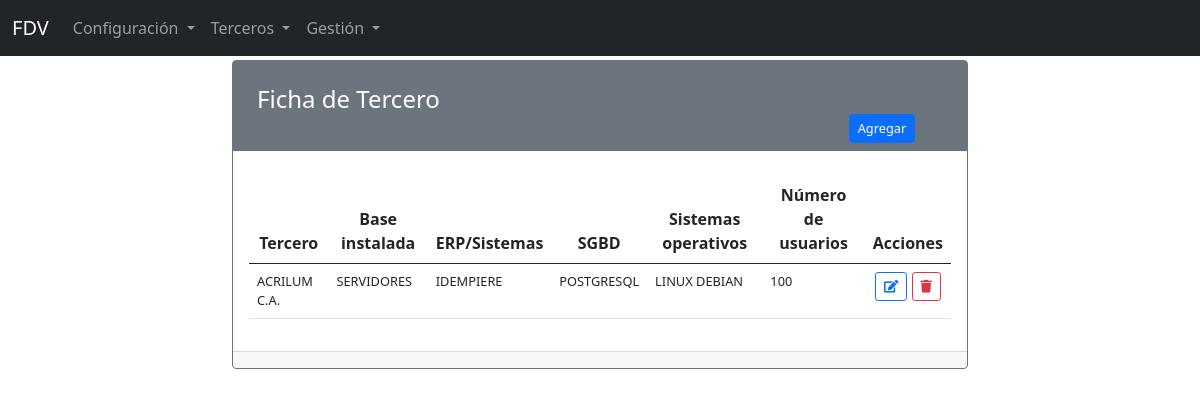
The app's page /fdv/ficha with its own data.
### apps/fdv/models.py (models this page shows, shortened)
class Ficha(models.Model):
    id = models.BigAutoField(primary_key=True)
    terceros = models.OneToOneField(Tercero, on_delete=models.PROTECT)
    base_instalada = models.TextField(
        verbose_name="Base instalada", null=False, blank=False)
    erps = models.TextField(verbose_name="ERP/Sistema",
                            null=False, blank=False)
    dbms = models.TextField(
        verbose_name="Manejador(es) de base de datos", null=False, blank=False)
    osystems = models.TextField(
        verbose_name="Sistemas operativos", null=False, blank=False)
    num_usuarios = models.IntegerField(
        verbose_name="Número de usuarios", null=False, blank=False)
    notas = models.TextField(verbose_name="Notas", null=False, blank=False)
    created_at = models.DateTimeField(auto_now=True)
    updated_at = models.DateTimeField(auto_now_add=True)
    class Meta:
        db_table = "fichas"
        verbose_name = "Ficha"
        verbose_name_plural = "Fichas"
        ordering = ["terceros"]

### apps/terceros/models.py (models this page shows, shortened)
class Tercero(models.Model):
    id = models.BigAutoField(primary_key=True)
    nombre = models.CharField(verbose_name="Nombre",
                              max_length=70, null=False, blank=True, unique=True)
    nombre_juridico = models.CharField(
        verbose_name="Nombre jurídico", max_length=100, null=False, blank=True, unique=True)
    direccion = models.CharField(
        verbose_name="Dirección", max_length=200, null=False, blank=True)
    rif = models.CharField(
        verbose_name="RIF", max_length=10, null=False, blank=True, unique=True)
    nit = models.CharField(verbose_name="NIT", max_length=10,
                           null=True, blank=True)
    telefono = models.CharField(
        verbose_name="Teléfono(s)", max_length=80, null=False, blank=True)
    email = models.EmailField(verbose_name="E-mail", max_length=250, null=True, blank=True)
    web = models.URLField(verbose_name="Sitio web", max_length=250, null=True, blank=True)
    tipocapital = models.ForeignKey(
        TipoCapital, on_delete=models.PROTECT, verbose_name="Tipo de capital")
    ciudad = models.ForeignKey(
        Ciudad, on_delete=models.PROTECT, verbose_name="Ciudad")
    zona = models.ForeignKey(
        Zona, on_delete=models.PROTECT, verbose_name="Zona")
    """ ramo = models.ForeignKey(Ramo, on_delete=models.PROTECT, default=0, verbose_name="Ramo") """
    descripcion_actividad = models.TextField(
        verbose_name="Descripción de la actividad", blank=True, null=True)
    tamano_empresa = models.ForeignKey(
        TamanoEmpresa, on_delete=models.PROTECT, default=0, verbose_name="Tamaño de empresa")
    tipo_empresa = models.ForeignKey(
        TipoEmpresa, on_delete=models.PROTECT, default=0, verbose_name="Tipo de empresa")
    tipo_tercero = models.ForeignKey(
        TipoTercero, on_delete=models.PROTECT, default=1, verbose_name="Tipo de tercero")
    vendedor = models.ForeignKey(
        Vendedor, on_delete=models.PROTECT, verbose_name="Vendedor")
    created_at = models.DateTimeField(auto_now=True)
    updated_at = models.DateTimeField(auto_now_add=True)
    class Meta:
        db_table = "terceros"
        verbose_name = "Tercero"
        verbose_name_plural = "Terceros"
        ordering = ["nombre"]

### apps/fdv/views.py (the view)
# urls.py: path('ficha', FichaIndex.as_view(), name='ficha-index'),
class FichaIndex(ListView):
    template_name = 'fdv/ficha/ficha_index.html'
    model = Ficha
    paginate_by = 7
    context_object_name = 'fichas'

### templates/fdv/ficha/ficha_index.html (shortened to what this page needs)
{% extends 'layouts/layout.html' %}
{% load static %}
{% block content %}
<div class="container">
    <div class="row">
        <div class="col-12 col-sm-12 col-md-8 offset-md-2">
          <div class="card border-secondary">
            <div class="card-title text-white bg-secondary">
              <h4 class="text-left m-4 mb-0">Ficha de Tercero</h4>
              <div class="container">
              <div class="row">
                <div class="col-2 offset-10 mb-2">
                  <a class="btn btn-primary btn-sm fs-7" href="{% url 'fdv:ficha-create' %}">Agregar</a>
                </div>
              </div>
              </div>
          </div>
            <div class="card-body">
              <table class="table">
                  <thead>
                      <tr>
                          <th scope="col" class="text-center">Tercero</th>
                          <th scope="col" class="text-center">Base instalada</th>
                          <th scope="col" class="text-center">ERP/Sistemas</th>
                          <th scope="col" class="text-center">SGBD</th>
                          <th scope="col" class="text-center">Sistemas operativos</th>
                          <th scope="col" class="text-center">Número de usuarios</th>
                          <th scope="col" class="text-center">Acciones</th>
                      </tr>
                  </thead>
                  <tbody>
                      {% if fichas %}
                          {% for ficha in fichas %}
                          <tr>
                              <td class="fs-7">
                                  {{ ficha.terceros.nombre_juridico }}
                              </td>
                              <td class="fs-7">
                                  {{ ficha.base_instalada }}
                              </td>
                              <td class="fs-7">
                                  {{ ficha.erps }}
                              </td>
                              <td class="fs-7">
                                  {{ ficha.dbms }}
                              </td>
                              <td class="fs-7">
                                  {{ ficha.osystems  }}
                              </td>
                              <td class="fs-7">
                                  {{ ficha.num_usuarios  }}
                              </td>
                              <td class="text-center">
                                  <a class="btn btn-outline-primary btn-sm fs-7" href="{% url 'fdv:ficha-edit' ficha.id %}"><i class="fas fa-edit"></i></a>
                                  <a class="btn btn-outline-danger btn-sm confirmation fs-7"  onclick="" href="{% url 'fdv:ficha-delete' ficha.id %}"><i class="fas fa-trash"></i></a>
                              </td>
                          </tr>
                          {% endfor %}
                      {% endif %}
                  </tbody>
              </table>
            </div>
          <div class="card-footer">
          </div>
        </div>
</div>
{% endblock content %}

### static/css/fa-all.css (style rules this page uses)
.fa, .fas, .far, .fal, .fad, .fab { -moz-osx-font-smoothing: grayscale; -webkit-font-smoothing: antialiased; display: inline-block; font-style: normal; font-variant: normal; text-rendering: auto; line-height: 1; }
.fa-edit:before { content: "\f044"; }
.fa-trash:before { content: "\f1f8"; }

### static/css/app.css (style rules this page uses)
body { padding-top: 60px !important; }
.fs-7 { font-size: 0.8rem; }

### records on screen
Ficha: terceros.nombre_juridico "ACRILUM C.A.", base_instalada "SERVIDORES", erps "IDEMPIERE", dbms "POSTGRESQL", osystems "LINUX DEBIAN", num_usuarios "100"
